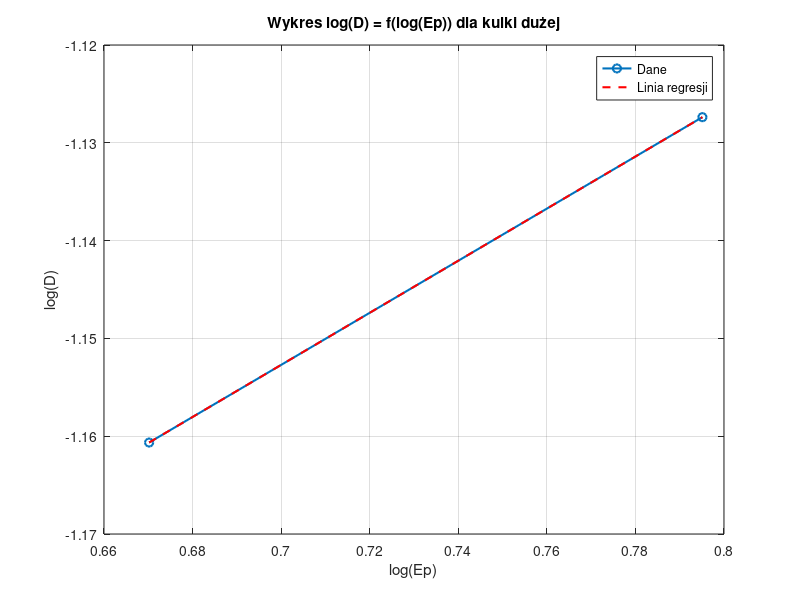
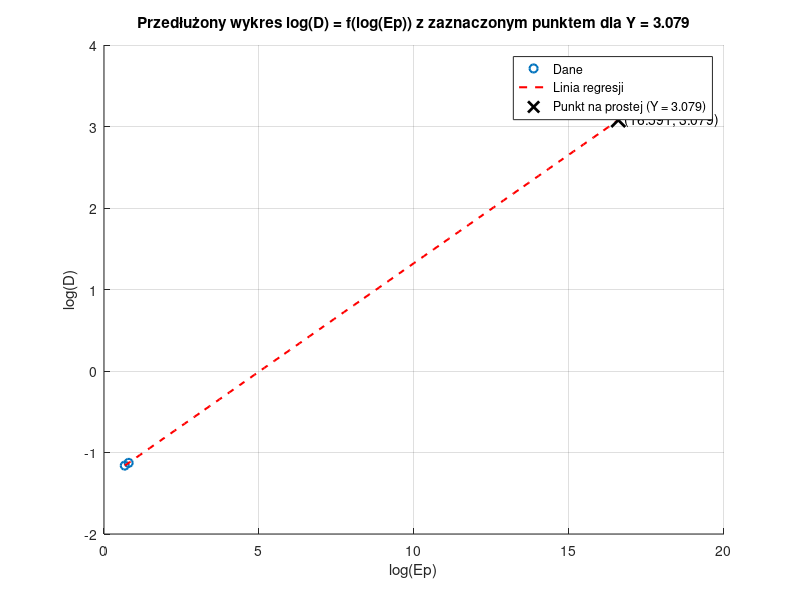

Recreate these plots in MATLAB, in order.
% filepath: c:\Users\piogw\Documents\GitHub\Kolishar\kuladuza.m
clear; clc; close all;

% Dane
D = [69.08, 74.58] / 1000; % Średnia [m] (przekształcenie z mm na m)
logD = log10(D); % log(D)
Ep = [4.67937, 6.23916]; % Energia [J]
logEp = log10(Ep); % log(Ep)

% Wykres 1: Oryginalny wykres
figure;
plot(logEp, logD, '-o', 'LineWidth', 1.5);
grid on;
xlabel('log(Ep)');
ylabel('log(D)');
title('Wykres log(D) = f(log(Ep)) dla kulki dużej');

% Obliczenie współczynnika kierunkowego prostej regresji
coefficients = polyfit(logEp, logD, 1); % Dopasowanie prostej (1 oznacza liniową)
slope = coefficients(1); % Współczynnik kierunkowy
intercept = coefficients(2); % Wyraz wolny

% Wyświetlenie wyników
disp(['Współczynnik kierunkowy (slope): ', num2str(slope)]);
disp(['Wyraz wolny (intercept): ', num2str(intercept)]);

% Dodanie linii regresji do wykresu
hold on;
regression_line = polyval(coefficients, logEp); % Obliczenie wartości linii regresji
plot(logEp, regression_line, '--r', 'LineWidth', 1.5); % Dodanie linii regresji
legend('Dane', 'Linia regresji', 'Location', 'best');

disp(['Odwrotność współczynnika kierunkowego: ', num2str(1/slope)]); % Odwrotność współczynnika kierunkowego

% Wykres 2: Przedłużone osie
figure;
hold on;
% Przedłużenie zakresu osi, aby dotrzeć do punktu Y = 3.079
extended_logD = linspace(min(logD), 3.079, 100); % Przedłużenie log(D) do 3.079
extended_logEp = (extended_logD - intercept) / slope; % Obliczenie odpowiadających log(Ep)

% Rysowanie danych i linii regresji
plot(logEp, logD, 'o', 'LineWidth', 1.5); % Oryginalne punkty
plot(extended_logEp, extended_logD, '--r', 'LineWidth', 1.5); % Przedłużona linia regresji

% Zaznaczenie punktu na prostej regresji dla Y = 3.079
logD_point = 3.079; % Wartość na osi Y
logEp_point = (logD_point - intercept) / slope; % Obliczenie log(Ep) na podstawie prostej regresji
Ep_point = 10^logEp_point; % Obliczenie Ep
plot(logEp_point, logD_point, 'xk', 'MarkerSize', 10, 'LineWidth', 2); % Zaznaczenie punktu
text(logEp_point, logD_point, sprintf('  (%.3f, %.3f)', logEp_point, logD_point), 'FontSize', 10);

% Wyświetlenie wartości punktu w konsoli
disp(['Punkt na prostej regresji: log(Ep) = ', num2str(logEp_point), ', log(D) = ', num2str(logD_point)]);
disp(['Ep = ', num2str(Ep_point), ' J']);

% Ustawienia wykresu
grid on;
xlabel('log(Ep)');
ylabel('log(D)');
title('Przedłużony wykres log(D) = f(log(Ep)) z zaznaczonym punktem dla Y = 3.079');
legend('Dane', 'Linia regresji', 'Punkt na prostej (Y = 3.079)', 'Location', 'best');
hold off;

M_meteor = 3e8; % [kg]
v_meteor = 12000; % [m/s]

Ek_meteor = 0.5 * M_meteor * v_meteor^2; % Energia kinetyczna meteoru [J]
disp(['Energia kinetyczna meteoru: ', num2str(Ek_meteor), ' J']);